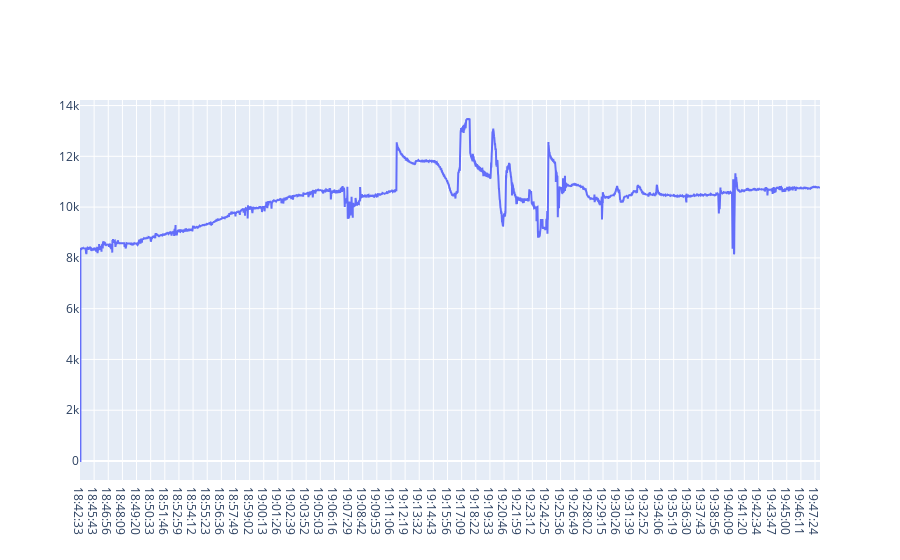

Write notebook code for a chart like this one.
### Code cell
fig = go.Figure([go.Scatter(x=df['time'], y=df['ph'])])
fig.show()

### Figure 1 — Plotly figure (JSON) as saved in the notebook; plotly's stock layout.template omitted (floating-point values rounded to 4 significant figures; data arrays with more than 128 entries replaced by an {"elided": "..."} marker saying what was removed)
{"data": [{"type": "scatter", "x": {"elided": "12045 str values"}, "y": {"elided": "12045 mixed values"}}], "layout": {}}
